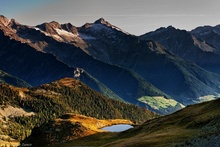
%> input picture ProyectoVersionTexturas/paisajes/IMG06.jpg, 220 x 147 px, shrunk from 720 x 480 before the run, given in place of cielo01.jpg, which was not available
$ octave pruebas.m   (GNU Octave 9; MATLAB toolbox functions it lacks are replaced by stand-ins)
%> lines starting %> are read from the running program, lines starting %| are printed output that depends on the picture; pictures that were not available may be replaced by others from this repository, and a replacement may not be noted
clc
clear all
close all
warning off all

centroides = zeros(4,100);
centroidesPorImg = zeros(3,3);
cent = 1;
tipoPM = 1;
while tipoPM < 3
    muestras = 1;
    while muestras < 10
        ciclos = 1;
        while ciclos < 3
            switch tipoPM
    % [15 lines of commented-out code are left out]
                case 1
                    switch ciclos
                        case 1
                            color = 'b';
                            if muestras < 10
                                aux = strcat('montanias/cielo0',string(muestras),'.jpg');
                            else
                                aux = strcat('montanias/cielo',string(muestras),'.jpg');
                            end
                            clase = strcat('CieloM',string(muestras));
                            tipo = 1;
                        case 2
                            color = 'k';
                            if muestras < 10
                                aux = strcat('montanias/montania0',string(muestras),'.jpg');
                            else
                                aux = strcat('montanias/montania',string(muestras),'.jpg');
                            end
                            clase = strcat('Montania',string(muestras));
                            tipo = 2;
                    end
                case 2
                    switch ciclos
                        case 1
                            color = 'b';
                            if muestras < 10
                                aux = strcat('praderas/cielo0',string(muestras),'.jpg');
                            else
                                aux = strcat('praderas/cielo',string(muestras),'.jpg');
                            end
                            clase = strcat('CieloP',string(muestras));
                            tipo = 1;
                        case 2
                            color = 'g';
                            if muestras < 10
                                aux = strcat('praderas/pradera0',string(muestras),'.jpg');
                            else
                                aux = strcat('praderas/pradera',string(muestras),'.jpg');
                            end
                            clase = strcat('Pradera',string(muestras));
                            tipo = 3;
                    end
            end
            imgAux=imread(aux);
%> imgAux is the input picture: size 147x220x3 uint8; mean R, G, B 66.9, 69.5, 68.9
            [rows, columns] = size(imgAux);
%> rows = 147; columns = 660
            tamanio = 20;

            imgGris = rgb2gray(imgAux);
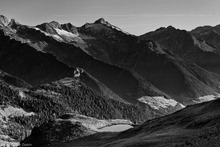
%> imgGris: size 147x220 uint8; min 0, max 235, mean 68.7
            entropia = entropyfilt(imgGris);
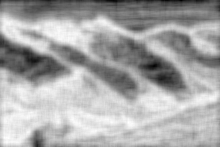
%> entropia: size 147x220 double; min 1.59, max 6.13, mean 4.59; drawn with min black and max white
            filas = fix(rows/tamanio);
%> filas = 7
            columnas = fix((columns/3)/tamanio);
%> columnas = 11
            numeroDeCrops = filas*columnas;
%> numeroDeCrops = 77
            variasGLCM = zeros(8,8,numeroDeCrops);
            entropias = zeros(1,numeroDeCrops);
            valores = zeros(3,numeroDeCrops);
            h=1;
            for i=0:columnas-1
                for j=0:filas-1
                    if h ~= numeroDeCrops
                        cropImg = imcrop(imgGris,[i*tamanio,j*tamanio,tamanio,tamanio]);
                        b = cropImg > 0;
                        if length(find(b == 0)) > 10
                        else
                            glcms = graycomatrix(cropImg);
                            variasGLCM(:,:,h) = glcms;
                            entropias(:,h) = entropy(cropImg);
                            h = h + 1;
                        end
                    end
                end
            end
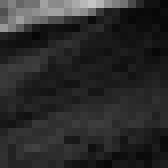
%> cropImg: size 21x21 uint8 (shown 8 times larger); min 6, max 197, mean 42
%> after the loop, entropias = 77 values, max 7.11 at index 62, min 0 at index 77, mean 5.58; glcms = [152 29 0 0 0 0 0 0; 40 157 1 0 0 0 0 0; 0 4 1 1 0 0 0 0; 0 1 3 4 3 1 0 0; 0 0 0 5 9 2 0 0; 0 0 0 0 3 2 1 0; 0 0 0 0 0 1 0 0; 0 0 0 0 0 0 0 0]; h = 77
            for i=1:h-1
                if isnan(graycoprops(variasGLCM(:,:,i),'contrast').Contrast)
                    valores(1,i) = valores(1,i-1);
                else
                    valores(1,i) = graycoprops(variasGLCM(:,:,i),'contrast').Contrast*100;
                end

                if isnan(graycoprops(variasGLCM(:,:,i),'correlation').Correlation)
                    if i == 1
                        valores(2,i) = 0;
                    else
                        valores(2,i) = valores(2,i-1);
                    end
                else
                    valores(2,i) = graycoprops(variasGLCM(:,:,i),'correlation').Correlation*100;
                end

                if isnan(graycoprops(variasGLCM(:,:,i),'energy').Energy)
                    valores(3,i) = valores(3,i-1);
                else
                    valores(3,i) = graycoprops(variasGLCM(:,:,i),'energy').Energy*100;
                end
            end
%> this loop made 76 passes
%> after the loop, valores = 77 columns, first 8: [19.74 101 2.76 10.28 63.16 107 121.6 1; 68.48 78.45 85.66 70.33 53.06 82.14 62.49 60.77; 63.91 8 94.09 71.14 16.79 5.93 6.73 96.54]

    % [9 lines of commented-out code are left out]

            centroides(1,cent) = mean(entropias(1,1:h-1));
            centroides(2,cent) = mean(valores(2,1:h-1));
            centroides(3,cent) = mean(valores(3,1:h-1));
            centroides(4,cent) = tipo;

            ciclos = ciclos + 1;
            cent = cent + 1;
        end
        muestras = muestras + 1;
%> muestras = 2
%> (the run ends here)

$ run again, on ProyectoVersionTexturas/paisajes/IMG10.jpg
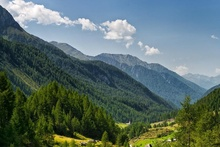
%> input picture ProyectoVersionTexturas/paisajes/IMG10.jpg, 220 x 147 px, shrunk from 720 x 480 before the run, given in place of cielo01.jpg, which was not available
%> imgAux is the input picture: size 147x220x3 uint8; mean R, G, B 90.2, 109.5, 105.1
%> `entropia = entropyfilt(imgGris);`:
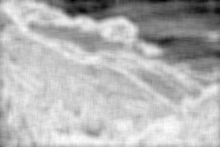
%> entropia: size 147x220 double; min 1.2, max 6.11, mean 4.68; drawn with min black and max white
%> after the loop `for i=0:columnas-1`:
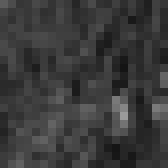
%> cropImg: size 21x21 uint8 (shown 8 times larger); min 20, max 154, mean 58.3
%> after the loop `for i=0:columnas-1`: entropias = 77 values, max 6.91 at index 63, min 0 at index 77, mean 5.58; glcms = [3 16 2 0 0 0 0 0; 16 168 66 3 0 0 0 0; 3 65 59 7 1 0 0 0; 0 0 7 1 1 0 0 0; 0 1 1 0 0 0 0 0; 0 0 0 0 0 0 0 0; 0 0 0 0 0 0 0 0; 0 0 0 0 0 0 0 0]; h = 77
%> the loop `for i=1:h-1` made 76 passes
%> after the loop `for i=1:h-1`: valores = 77 columns, first 8: [91.58 41.1 28.32 33.58 36.09 28.57 22.81 22.75; 91.72 82.01 60.08 60.43 60.92 64.15 56.59 86.86; 11.25 32.8 28.76 23.8 20.68 32.67 41.39 27.44]

$ run again, on ProyectoVersionTexturas/paisajes/IMG12.jpg
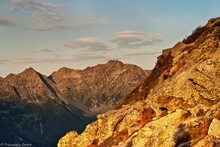
%> input picture ProyectoVersionTexturas/paisajes/IMG12.jpg, 220 x 147 px, shrunk from 720 x 480 before the run, given in place of cielo01.jpg, which was not available
%> imgAux is the input picture: size 147x220x3 uint8; mean R, G, B 145.6, 121.3, 93.2
%> `entropia = entropyfilt(imgGris);`:
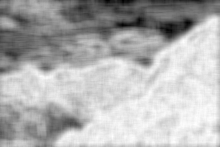
%> entropia: size 147x220 double; min 1.17, max 6.09, mean 4.59; drawn with min black and max white
%> after the loop `for i=0:columnas-1`:
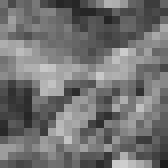
%> cropImg: size 21x21 uint8 (shown 8 times larger); min 31, max 205, mean 113.9
%> after the loop `for i=0:columnas-1`: entropias = 77 values, max 7.17 at index 70, min 0 at index 77, mean 5.49; glcms = [0 0 0 0 0 0 0 0; 0 17 9 9 1 1 1 0; 1 16 53 22 8 2 0 0; 0 4 34 55 25 6 1 0; 0 1 6 32 40 13 2 0; 0 0 1 7 16 25 3 0; 0 0 0 0 2 5 2 0; 0 0 0 0 0 0 0 0]; h = 77
%> the loop `for i=1:h-1` made 76 passes
%> after the loop `for i=1:h-1`: valores = 77 columns, first 8: [0 2.51 1 22.56 48.37 25.81 22.56 1.5; 0 78.95 87.71 91.61 59.69 53.17 43.78 -0.0834; 100 86.18 90.85 50.95 16.83 30.28 42.66 97.03]
